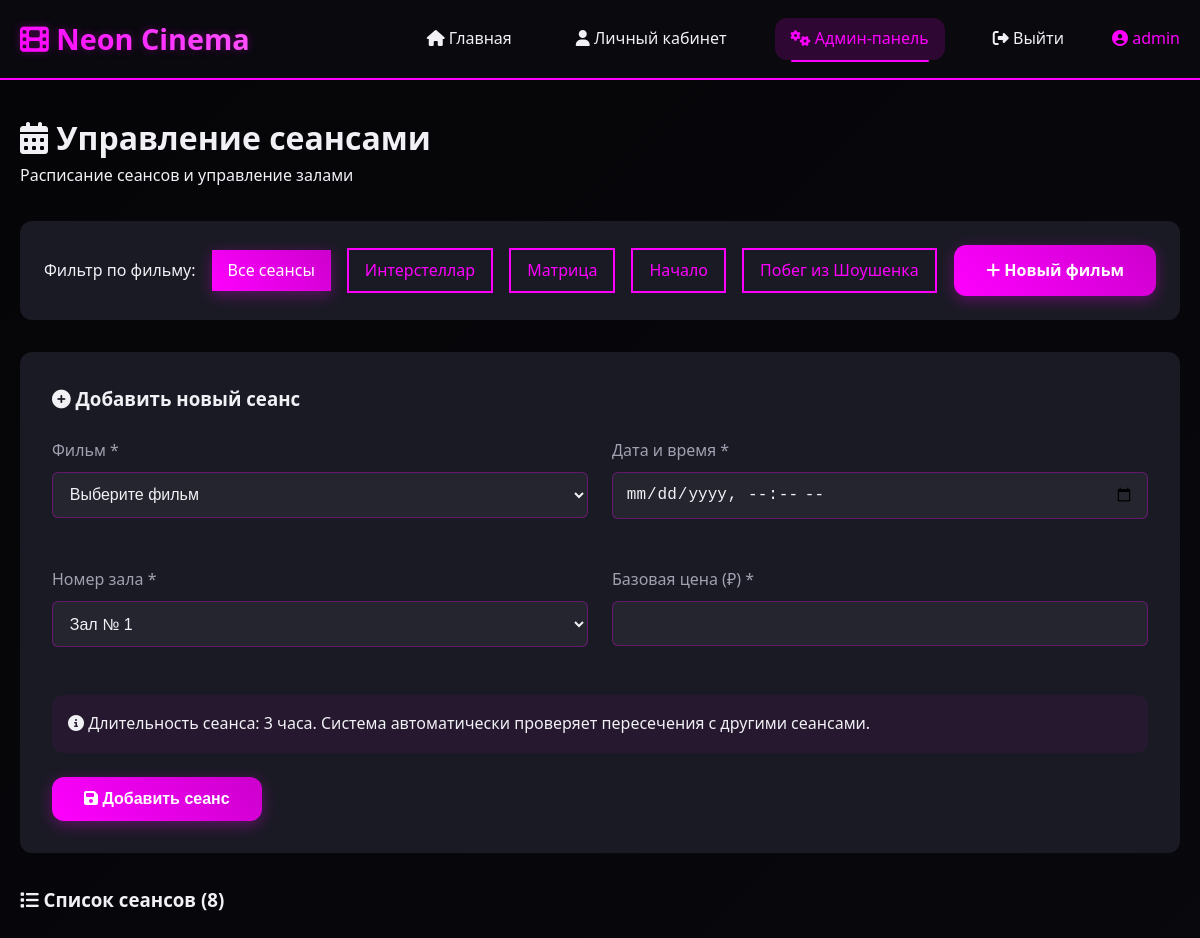
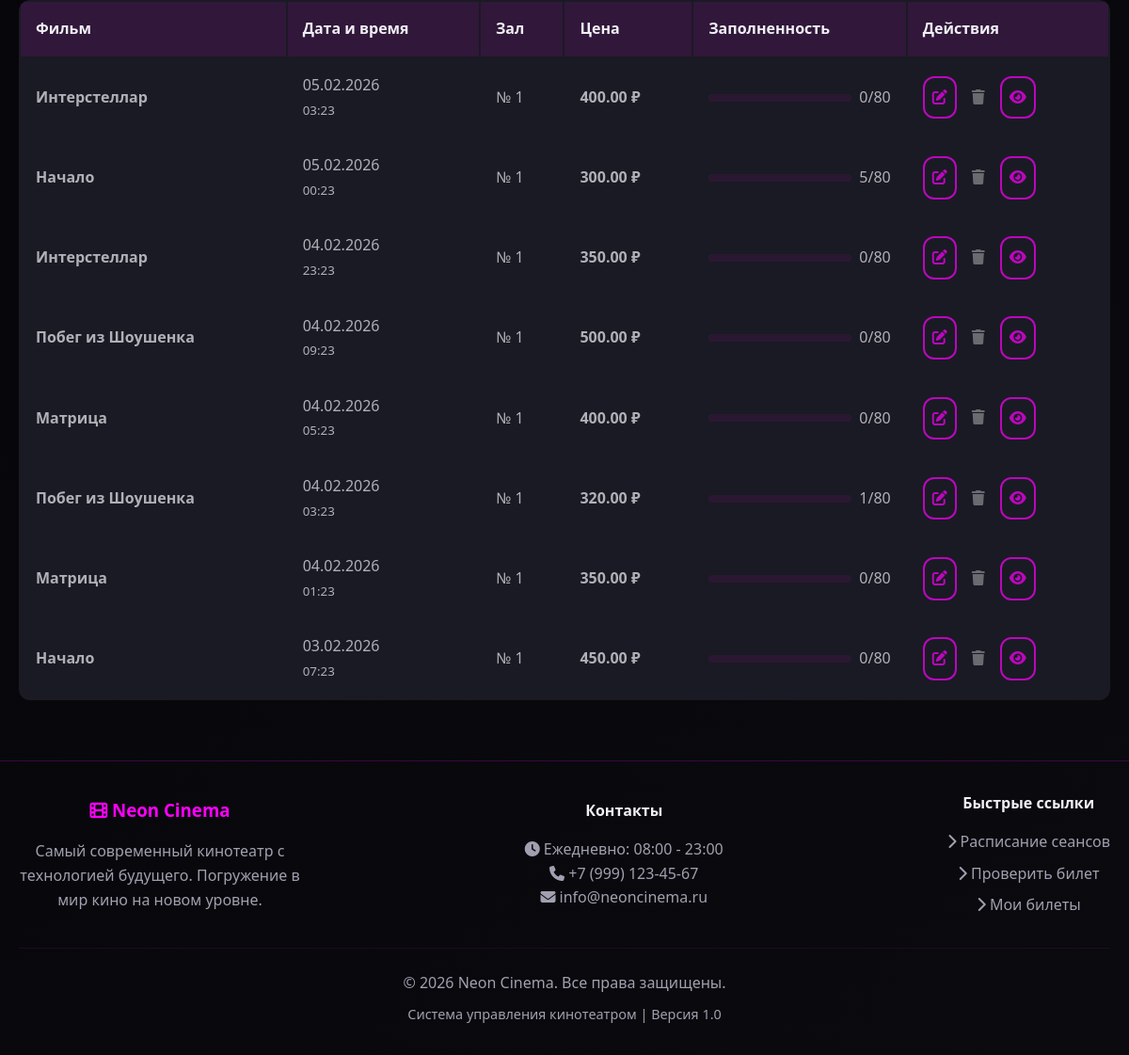
/admin/sessions.php (signed in), run on the app's committed database (2 pictures, top to bottom).
### tables this page shows
CREATE TABLE `movies` (
  `id` int NOT NULL,
  `title` varchar(200) NOT NULL,
  `description` text,
  `duration_minutes` int NOT NULL,
  `poster_url` varchar(500) DEFAULT NULL,
  `release_year` int DEFAULT NULL,
  `director` varchar(100) DEFAULT NULL,
  `created_at` timestamp NULL DEFAULT CURRENT_TIMESTAMP
);

CREATE TABLE `sessions` (
  `id` int NOT NULL,
  `movie_id` int NOT NULL,
  `start_time` datetime NOT NULL,
  `hall_number` int DEFAULT '1',
  `base_price` decimal(8,2) NOT NULL
);

### admin/sessions.php (the view, shortened to what this page needs)
<?php
$db = new Database();
$conn = $db->getConnection();
$movie_id = $_GET['movie_id'] ?? 0;
$action = $_GET['action'] ?? 'list';
$moviesQuery = "SELECT * FROM movies ORDER BY title";
$moviesStmt = $conn->query($moviesQuery);
$all_movies = $moviesStmt->fetchAll(PDO::FETCH_ASSOC);
$sessionsQuery = "SELECT s.*, m.title as movie_title,
                 (SELECT COUNT(*) FROM seats WHERE session_id = s.id AND seat_status = 'sold') as sold_seats,
                 (SELECT COUNT(*) FROM seats WHERE session_id = s.id) as total_seats
                 FROM sessions s
                 JOIN movies m ON s.movie_id = m.id";
$params = [];
$sessionsQuery .= " ORDER BY s.start_time DESC";
$sessionsStmt = $conn->prepare($sessionsQuery);
$sessionsStmt->execute($params);
$sessions = $sessionsStmt->fetchAll(PDO::FETCH_ASSOC);
$edit_session = null;
?>
<!DOCTYPE html>
<html lang="ru">
<head>
    <link rel="stylesheet" href="../css/style.css">
    <link rel="stylesheet" href="https://cdnjs.cloudflare.com/ajax/libs/font-awesome/6.4.0/css/all.min.css">
</head>
<body>
    <?php include '../includes/header.php'; ?>
    <div class="container">
        <div style="margin: 2rem 0;">
            <h1 class="gradient-text">
                <i class="fas fa-calendar-alt"></i> Управление сеансами
            </h1>
            <p style="color: var(--text-muted);">Расписание сеансов и управление залами</p>
        </div>
        <div style="background: var(--bg-card); padding: 1.5rem; border-radius: var(--border-radius); margin-bottom: 2rem;">
            <div style="display: flex; gap: 1rem; align-items: center; flex-wrap: wrap;">
                <span style="color: var(--text-muted);">Фильтр по фильму:</span>
                <a href="sessions.php"
                   class="<?php echo !$movie_id ? 'btn-primary' : 'btn-outline'; ?>"
                   style="padding: 0.5rem 1rem; text-decoration: none;">
                    Все сеансы
                </a>
                <?php foreach ($all_movies as $movie): ?>
                    <a href="sessions.php?movie_id=<?php echo $movie['id']; ?>"
                       class="<?php echo $movie_id == $movie['id'] ? 'btn-primary' : 'btn-outline'; ?>"
                       style="padding: 0.5rem 1rem; text-decoration: none;">
                        <?php echo htmlspecialchars($movie['title']); ?>
                    </a>
                <?php endforeach; ?>
                <a href="movies.php?action=add" class="btn btn-primary" style="margin-left: auto;">
                    <i class="fas fa-plus"></i> Новый фильм
                </a>
            </div>
        </div>
        <?php if ($action === 'list' || $action === 'edit'): ?>
            <div style="background: var(--bg-card); padding: 2rem; border-radius: var(--border-radius); margin-bottom: 2rem;">
                <h3 style="color: var(--neon-primary); margin-bottom: 1.5rem;">
                    <i class="fas fa-<?php echo $edit_session ? 'edit' : 'plus-circle'; ?>"></i>
                    <?php echo $edit_session ? 'Редактирование сеанса' : 'Добавить новый сеанс'; ?>
                </h3>
                <form method="POST" action="">
                    <div style="display: grid; grid-template-columns: 1fr 1fr; gap: 1.5rem; margin-bottom: 1.5rem;">
                        <div class="form-group">
                            <label class="form-label">Фильм *</label>
                            <select name="movie_id" class="form-control" required>
                                <option value="">Выберите фильм</option>
                            </select>
                        </div>
                        <div class="form-group">
                            <label class="form-label">Дата и время *</label>
                            <input type="datetime-local" name="start_time" class="form-control" required
                                   value="<?php echo $edit_session ? date('Y-m-d\TH:i', strtotime($edit_session['start_time'])) : ''; ?>">
                        </div>
                    </div>
                    <div style="display: grid; grid-template-columns: 1fr 1fr; gap: 1.5rem; margin-bottom: 1.5rem;">
                        <div class="form-group">
                            <label class="form-label">Номер зала *</label>
                            <select name="hall_number" class="form-control" required>
                                <?php for ($i = 1; $i <= 5; $i++): ?>
                                    <option value="<?php echo $i; ?>"
                                        <?php if (($edit_session && $edit_session['hall_number'] == $i) || (!$edit_session && $i == 1)) echo 'selected'; ?>>
                                        Зал № <?php echo $i; ?>
                                    </option>
                                <?php endfor; ?>
                            </select>
                        </div>
                        <div class="form-group">
                            <label class="form-label">Базовая цена (₽) *</label>
                            <input type="number" name="base_price" class="form-control" required min="0" step="50"
                                   value="<?php echo $edit_session ? $edit_session['base_price'] : ''; ?>">
                        </div>
                    </div>
                    <div style="margin-bottom: 1.5rem; padding: 1rem; background: rgba(255, 0, 255, 0.05); border-radius: var(--border-radius);">
                        <p style="color: var(--text-muted); margin: 0;">
                            <i class="fas fa-info-circle"></i>
                            Длительность сеанса: 3 часа. Система автоматически проверяет пересечения с другими сеансами.
                        </p>
                    </div>
                    <div style="display: flex; gap: 1rem;">
                        <button type="submit" class="btn btn-primary">
                            <i class="fas fa-save"></i>
                            <?php echo $edit_session ? 'Сохранить изменения' : 'Добавить сеанс'; ?>
                        </button>
                    </div>
                </form>
            </div>
        <?php endif; ?>
        <div>
            <h3 style="color: var(--neon-primary); margin-bottom: 1.5rem;">
                <i class="fas fa-list"></i> Список сеансов (<?php echo count($sessions); ?>)
            </h3>
            <?php if (count($sessions) > 0): ?>
                <div style="overflow-x: auto;">
                    <table style="width: 100%; background: var(--bg-card); border-radius: var(--border-radius); overflow: hidden;">
                        <thead>
                            <tr>
                                <th style="padding: 1rem; text-align: left; background: rgba(255, 0, 255, 0.1);">Фильм</th>
                                <th style="padding: 1rem; text-align: left; background: rgba(255, 0, 255, 0.1);">Дата и время</th>
                                <th style="padding: 1rem; text-align: left; background: rgba(255, 0, 255, 0.1);">Зал</th>
                                <th style="padding: 1rem; text-align: left; background: rgba(255, 0, 255, 0.1);">Цена</th>
                                <th style="padding: 1rem; text-align: left; background: rgba(255, 0, 255, 0.1);">Заполненность</th>
                                <th style="padding: 1rem; text-align: left; background: rgba(255, 0, 255, 0.1);">Действия</th>
                            </tr>
                        </thead>
                        <tbody>
                            <?php foreach ($sessions as $session):
                                $occupancy = $session['total_seats'] > 0 ? ($session['sold_seats'] / $session['total_seats']) * 100 : 0;
                                $is_past = strtotime($session['start_time']) < time();
                            ?>
                            <tr style="border-bottom: 1px solid rgba(255, 0, 255, 0.1); <?php echo $is_past ? 'opacity: 0.7;' : ''; ?>">
                                <td style="padding: 1rem;">
                                    <strong><?php echo htmlspecialchars($session['movie_title']); ?></strong>
                                </td>
                                <td style="padding: 1rem;">
                                    <?php echo date('d.m.Y', strtotime($session['start_time'])); ?><br>
                                    <small style="color: var(--text-muted);">
                                        <?php echo date('H:i', strtotime($session['start_time'])); ?>
                                    </small>
                                </td>
                                <td style="padding: 1rem;">№ <?php echo $session['hall_number']; ?></td>
                                <td style="padding: 1rem; color: var(--neon-primary); font-weight: bold;">
                                    <?php echo $session['base_price']; ?> ₽
                                </td>
                                <td style="padding: 1rem;">
                                    <div style="display: flex; align-items: center; gap: 0.5rem;">
                                        <div style="flex: 1; height: 8px; background: rgba(255, 0, 255, 0.1); border-radius: 4px; overflow: hidden;">
                                            <div style="width: <?php echo $occupancy; ?>%; height: 100%; background: var(--neon-primary);"></div>
                                        </div>
                                        <span><?php echo $session['sold_seats']; ?>/<?php echo $session['total_seats']; ?></span>
                                    </div>
                                </td>
                                <td style="padding: 1rem;">
                                    <div style="display: flex; gap: 0.5rem;">
                                        <a href="sessions.php?edit=<?php echo $session['id']; ?><?php echo $movie_id ? '&movie_id=' . $movie_id : ''; ?>"
                                           class="btn btn-outline" style="padding: 0.5rem;">
                                            <i class="fas fa-edit"></i>
                                        </a>
                                        <?php if (!$is_past && $session['sold_seats'] == 0): ?>
                                            <a href="sessions.php?delete=<?php echo $session['id']; ?><?php echo $movie_id ? '&movie_id=' . $movie_id : ''; ?>"
                                               class="btn"
                                               style="padding: 0.5rem; background: var(--error); color: white;"
                                               onclick="return confirm('Удалить сеанс?')">
                                                <i class="fas fa-trash"></i>
                                            </a>
                                        <?php else: ?>
                                            <button class="btn"
                                                    style="padding: 0.5rem; background: var(--error); color: white; opacity: 0.5; cursor: not-allowed;"
                                                    title="<?php echo $is_past ? 'Прошедший сеанс' : 'Есть проданные билеты'; ?>">
                                                <i class="fas fa-trash"></i>
                                            </button>
                                        <?php endif; ?>
                                        <a href="../movie/booking.php?session_id=<?php echo $session['id']; ?>"
                                           target="_blank"
                                           class="btn btn-outline" style="padding: 0.5rem;">
                                            <i class="fas fa-eye"></i>
                                        </a>
                                    </div>
                                </td>
                            </tr>
                            <?php endforeach; ?>
                        </tbody>
                    </table>
                </div>
            <?php endif; ?>
        </div>
    </div>
    <?php include '../includes/footer.php'; ?>
</body>
</html>

### css/style.css (style rules this page uses)
:root { --bg-dark: #0a0a0f; --bg-darker: #050508; --bg-card: #1a1a24; --neon-pink: #ff00ff; --neon-pink-light: #ff66ff; --neon-pink-dark: #cc00cc; --text-light: #f0f0f5; --text-gray: #a0a0b0; --success: #00ff88; --danger: #ff3366; --warning: #ffcc00; --border-radius: 12px; }
* { margin: 0; padding: 0; box-sizing: border-box; }
body { font-family: 'Segoe UI', Tahoma, Geneva, Verdana, sans-serif; background: linear-gradient(135deg, var(--bg-darker) 0%, var(--bg-dark) 100%); color: var(--text-light); min-height: 100vh; line-height: 1.6; }
.container { max-width: 1200px; margin: 0 auto; padding: 0 20px; }
.btn { display: inline-block; padding: 0.8rem 2rem; border-radius: var(--border-radius); text-decoration: none; font-weight: 600; transition: all 0.3s ease; border: none; cursor: pointer; font-size: 1rem; }
.btn-primary { background: linear-gradient(45deg, var(--neon-pink), var(--neon-pink-dark)); color: white; box-shadow: 0 4px 15px rgba(255, 0, 255, 0.3); }
.btn-outline { background: transparent; color: var(--neon-pink); border: 2px solid var(--neon-pink); }
.form-group { margin-bottom: 1.5rem; }
.form-label { display: block; margin-bottom: 0.5rem; color: var(--text-gray); }
.form-control { width: 100%; padding: 0.8rem; background: rgba(255, 255, 255, 0.05); border: 1px solid rgba(255, 0, 255, 0.3); border-radius: 6px; color: var(--text-light); font-size: 1rem; transition: all 0.3s ease; }

### data on the page
movies: title "Интерстеллар"
movies: title "Матрица"
movies: title "Начало"
movies: title "Побег из Шоушенка"
sessions: movie.title "Интерстеллар", start_time "05.02.2026", start_time "03:23", hall_number "1", base_price "400.00", sold_seats "0", total_seats "80"
sessions: movie.title "Начало", start_time "05.02.2026", start_time "00:23", hall_number "1", base_price "300.00", $occupancy 6.25 (drawn), sold_seats "5", total_seats "80"
sessions: movie.title "Интерстеллар", start_time "04.02.2026", start_time "23:23", hall_number "1", base_price "350.00", sold_seats "0", total_seats "80"
sessions: movie.title "Побег из Шоушенка", start_time "04.02.2026", start_time "09:23", hall_number "1", base_price "500.00", sold_seats "0", total_seats "80"
sessions: movie.title "Матрица", start_time "04.02.2026", start_time "05:23", hall_number "1", base_price "400.00", sold_seats "0", total_seats "80"
sessions: movie.title "Побег из Шоушенка", start_time "04.02.2026", start_time "03:23", hall_number "1", base_price "320.00", sold_seats "1", total_seats "80"
sessions: movie.title "Матрица", start_time "04.02.2026", start_time "01:23", hall_number "1", base_price "350.00", sold_seats "0", total_seats "80"
sessions: movie.title "Начало", start_time "03.02.2026", start_time "07:23", hall_number "1", base_price "450.00", sold_seats "0", total_seats "80"

### other printed values
$_SESSION['user_name'] "admin"
count($sessions) "8"
